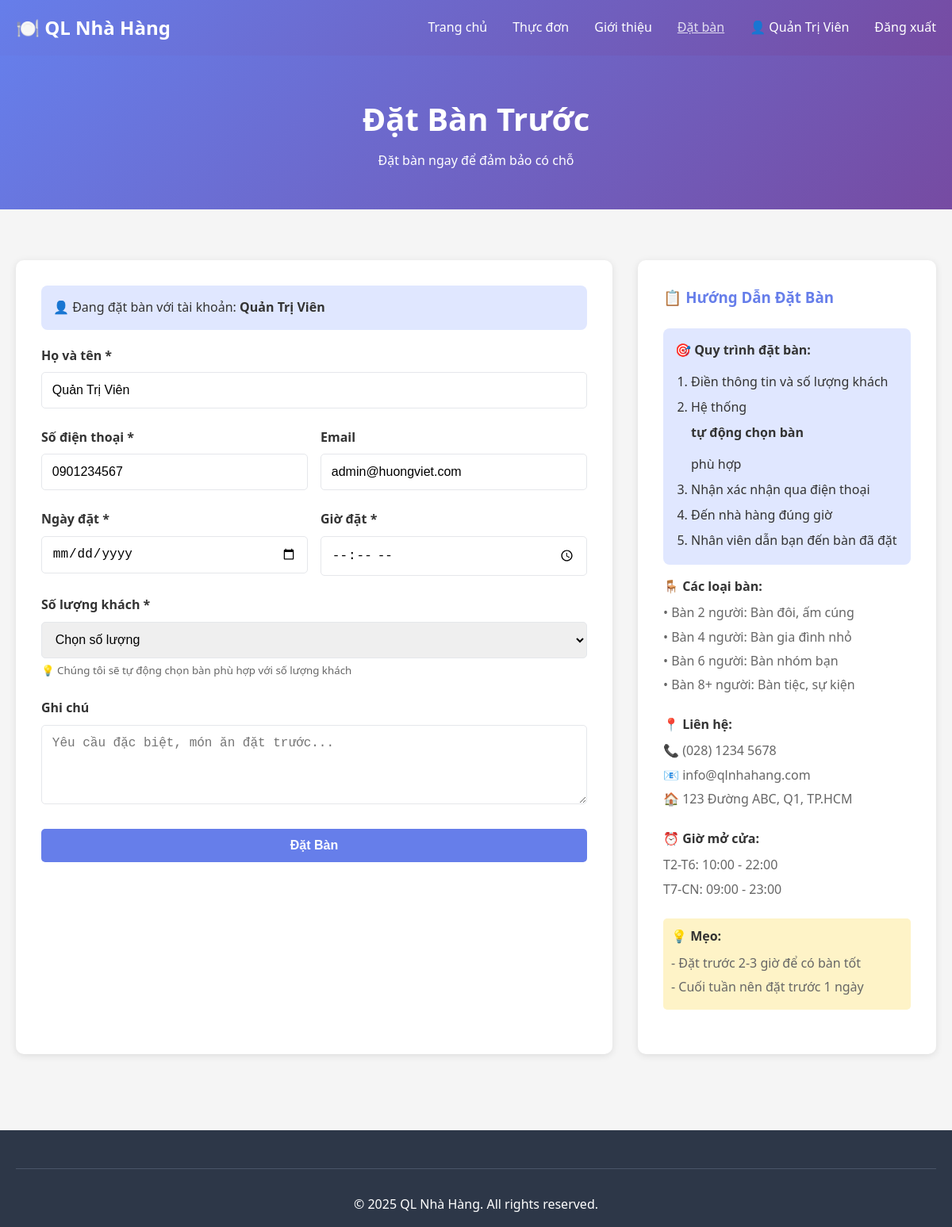
Screenshot of /reservation.php (signed in) with the database file from the repository.
### tables this page shows
CREATE TABLE users (
    id INT PRIMARY KEY AUTO_INCREMENT,
    email VARCHAR(100) NOT NULL UNIQUE COMMENT 'Email đăng nhập (unique)',
    password VARCHAR(255) NOT NULL COMMENT 'Password đã hash (bcrypt)',
    full_name VARCHAR(100) NOT NULL COMMENT 'Họ và tên đầy đủ',
    phone VARCHAR(20) DEFAULT NULL COMMENT 'Số điện thoại',
    role ENUM('customer', 'admin') DEFAULT 'customer' COMMENT 'Vai trò: customer hoặc admin',
    status ENUM('active', 'inactive', 'banned') DEFAULT 'active' COMMENT 'Trạng thái tài khoản',
    avatar VARCHAR(255) DEFAULT NULL COMMENT 'Đường dẫn ảnh đại diện',
    address TEXT DEFAULT NULL COMMENT 'Địa chỉ',
    created_at TIMESTAMP DEFAULT CURRENT_TIMESTAMP COMMENT 'Thời gian tạo',
    updated_at TIMESTAMP DEFAULT CURRENT_TIMESTAMP ON UPDATE CURRENT_TIMESTAMP COMMENT 'Thời gian cập nhật',
    last_login TIMESTAMP NULL DEFAULT NULL COMMENT 'Lần đăng nhập cuối',
    
     
    INDEX idx_email (email),
    INDEX idx_role (role),
    INDEX idx_status (status),
    INDEX idx_created_at (created_at)
);

### auth.php (called while the page is built, shortened)
<?php
function getCurrentUser() {
    $conn = getDBConnection();
    $user_id = $_SESSION['user_id'];
    $result = $conn->query("SELECT id, email, full_name, phone, role FROM users WHERE id = $user_id");
    if ($result && $result->num_rows > 0) {
        return $result->fetch_assoc();
    }
    return null;
}
?>

### reservation.php (the view, shortened to what this page needs)
<?php
require_once 'auth.php';
$user = isLoggedIn() ? getCurrentUser() : null;
$success = false;
?>
<!DOCTYPE html>
<html lang="vi">
<head>
    <link rel="stylesheet" href="assets/css/style.css">
</head>
<body>
    <nav class="navbar">
        <div class="container">
            <div class="logo">
                <h2>🍽️ QL Nhà Hàng</h2>
            </div>
            <ul class="nav-menu">
                <li><a href="index.php">Trang chủ</a></li>
                <li><a href="menu.php">Thực đơn</a></li>
                <li><a href="about.php">Giới thiệu</a></li>
                <li><a href="reservation.php" class="active">Đặt bàn</a></li>
                <?php if ($user): ?>
                    <li><a href="customer_dashboard.php">👤 <?php echo htmlspecialchars($user['full_name']); ?></a></li>
                    <li><a href="logout.php">Đăng xuất</a></li>
                <?php else: ?>
                    <li><a href="login.php">Đăng nhập</a></li>
                <?php endif; ?>
            </ul>
        </div>
    </nav>
    <div class="page-header">
        <div class="container">
            <h1>Đặt Bàn Trước</h1>
            <p>Đặt bàn ngay để đảm bảo có chỗ</p>
        </div>
    </div>
    <section class="reservation-section">
        <div class="container">
            <div class="form-container">
                <?php if ($success): ?>
                <div class="alert alert-success">
                    <h3>✓ Đặt bàn thành công!</h3>
                    <p>Cảm ơn bạn đã đặt bàn. Chúng tôi sẽ liên hệ với bạn để xác nhận.</p>
                    <a href="index.php" class="btn btn-primary">Về trang chủ</a>
                </div>
                <?php else: ?>
                <form method="POST" class="reservation-form">
                    <?php if ($user): ?>
                    <div style="background: #e0e7ff; padding: 15px; border-radius: 8px; margin-bottom: 20px;">
                        <p style="margin: 0;">👤 Đang đặt bàn với tài khoản: <strong><?php echo htmlspecialchars($user['full_name']); ?></strong></p>
                    </div>
                    <?php endif; ?>
                    <div class="form-group">
                        <label>Họ và tên *</label>
                        <input type="text" name="customer_name" required class="form-control"
                               value="<?php echo $user ? htmlspecialchars($user['full_name']) : ''; ?>">
                    </div>
                    <div class="form-row">
                        <div class="form-group">
                            <label>Số điện thoại *</label>
                            <input type="tel" name="phone" required class="form-control"
                                   value="<?php echo $user ? htmlspecialchars($user['phone']) : ''; ?>">
                        </div>
                        <div class="form-group">
                            <label>Email</label>
                            <input type="email" name="email" class="form-control"
                                   value="<?php echo $user ? htmlspecialchars($user['email']) : ''; ?>">
                        </div>
                    </div>
                    <div class="form-row">
                        <div class="form-group">
                            <label>Ngày đặt *</label>
                            <input type="date" name="reservation_date" required class="form-control"
                                   min="<?php echo date('Y-m-d'); ?>">
                        </div>
                        <div class="form-group">
                            <label>Giờ đặt *</label>
                            <input type="time" name="reservation_time" required class="form-control">
                        </div>
                    </div>
                    <div class="form-group">
                        <label>Số lượng khách *</label>
                        <select name="number_of_guests" required class="form-control">
                            <option value="">Chọn số lượng</option>
                        </select>
                        <small style="color: #666; margin-top: 5px; display: block;">
                            💡 Chúng tôi sẽ tự động chọn bàn phù hợp với số lượng khách
                        </small>
                    </div>
                    <div class="form-group">
                        <label>Ghi chú</label>
                        <textarea name="notes" rows="4" class="form-control"
                                  placeholder="Yêu cầu đặc biệt, món ăn đặt trước..."></textarea>
                    </div>
                    <button type="submit" class="btn btn-primary btn-block">Đặt Bàn</button>
                </form>
                <?php endif; ?>
            </div>
            <div class="reservation-info">
                <h3>📋 Hướng Dẫn Đặt Bàn</h3>
                <div class="info-item" style="background: #e0e7ff; padding: 15px; border-radius: 8px; margin-bottom: 15px;">
                    <strong>🎯 Quy trình đặt bàn:</strong>
                    <ol style="margin: 10px 0 0 20px; line-height: 2;">
                        <li>Điền thông tin và số lượng khách</li>
                        <li>Hệ thống <strong>tự động chọn bàn</strong> phù hợp</li>
                        <li>Nhận xác nhận qua điện thoại</li>
                        <li>Đến nhà hàng đúng giờ</li>
                        <li>Nhân viên dẫn bạn đến bàn đã đặt</li>
                    </ol>
                </div>
                <div class="info-item">
                    <strong>🪑 Các loại bàn:</strong>
                    <p>• Bàn 2 người: Bàn đôi, ấm cúng</p>
                    <p>• Bàn 4 người: Bàn gia đình nhỏ</p>
                    <p>• Bàn 6 người: Bàn nhóm bạn</p>
                    <p>• Bàn 8+ người: Bàn tiệc, sự kiện</p>
                </div>
                <div class="info-item">
                    <strong>📍 Liên hệ:</strong>
                    <p>📞 (028) 1234 5678</p>
                    <p>📧 info@qlnhahang.com</p>
                    <p>🏠 123 Đường ABC, Q1, TP.HCM</p>
                </div>
                <div class="info-item">
                    <strong>⏰ Giờ mở cửa:</strong>
                    <p>T2-T6: 10:00 - 22:00</p>
                    <p>T7-CN: 09:00 - 23:00</p>
                </div>
                <div class="info-item" style="background: #fef3c7; padding: 10px; border-radius: 5px;">
                    <strong>💡 Mẹo:</strong>
                    <p>- Đặt trước 2-3 giờ để có bàn tốt</p>
                    <p>- Cuối tuần nên đặt trước 1 ngày</p>
                </div>
            </div>
        </div>
    </section>
    <footer class="footer">
        <div class="container">
            <div class="footer-bottom">
                <p>&copy; 2025 QL Nhà Hàng. All rights reserved.</p>
            </div>
        </div>
    </footer>
</body>
</html>

### assets/css/style.css (style rules this page uses)
* { margin: 0; padding: 0; box-sizing: border-box; }
body { font-family: 'Segoe UI', Tahoma, Geneva, Verdana, sans-serif; line-height: 1.6; color: #333; background-color: #f5f5f5; }
.container { max-width: 1200px; margin: 0 auto; padding: 0 20px; }
.navbar { background: linear-gradient(135deg, #667eea 0%, #764ba2 100%); color: white; padding: 1rem 0; box-shadow: 0 2px 10px rgba(0,0,0,0.1); }
.navbar .container { display: flex; justify-content: space-between; align-items: center; }
.logo h2 { font-size: 1.5rem; }
.nav-menu { display: flex; list-style: none; gap: 2rem; }
.nav-menu a { color: white; text-decoration: none; transition: opacity 0.3s; font-weight: 500; }
.nav-menu a:hover, .nav-menu a.active { opacity: 0.8; text-decoration: underline; }
.btn { padding: 12px 30px; border: none; border-radius: 5px; cursor: pointer; text-decoration: none; display: inline-block; font-size: 1rem; transition: transform 0.2s, box-shadow 0.2s; font-weight: 600; }
.btn-primary { background: #667eea; color: white; }
.btn-block { display: block; width: 100%; }
.footer { background: #2d3748; color: white; padding: 3rem 0 1rem; margin-top: 4rem; }
.footer-bottom { text-align: center; padding-top: 2rem; border-top: 1px solid #4a5568; }
.page-header { background: linear-gradient(135deg, #667eea 0%, #764ba2 100%); color: white; padding: 3rem 0; text-align: center; margin-bottom: 2rem; }
.page-header h1 { font-size: 2.5rem; margin-bottom: 0.5rem; }
.reservation-section { padding: 2rem 0; }
.reservation-section .container { display: grid; grid-template-columns: 2fr 1fr; gap: 2rem; }
.form-container { background: white; padding: 2rem; border-radius: 10px; box-shadow: 0 2px 10px rgba(0,0,0,0.1); }
.reservation-form .form-group { margin-bottom: 1.5rem; }
.reservation-form label { display: block; margin-bottom: 0.5rem; font-weight: 600; color: #333; }
.form-control { width: 100%; padding: 0.8rem; border: 1px solid #e5e7eb; border-radius: 5px; font-size: 1rem; }
.form-row { display: grid; grid-template-columns: 1fr 1fr; gap: 1rem; }
.reservation-info { background: white; padding: 2rem; border-radius: 10px; box-shadow: 0 2px 10px rgba(0,0,0,0.1); height: fit-content; }
.reservation-info h3 { margin-bottom: 1.5rem; color: #667eea; }
.info-item { margin-bottom: 1.5rem; }
.info-item strong { display: block; margin-bottom: 0.5rem; color: #333; }
.info-item p { color: #666; margin-bottom: 0.3rem; }

### rows the page displays
users: full_name "Quản Trị Viên", customer_name "Quản Trị Viên", phone "0901234567", email "admin@huongviet.com"
